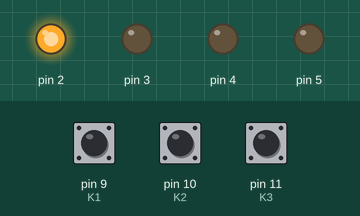
Simulated run of this sketch. Board: Arduino Uno, built with avr-gcc and run on an emulated ATmega328P. Shown: output pins drawn as LEDs (lit = HIGH). Dashed ring = blinking. Inputs (shaded band) come from the test bench; at power-on: pin 9 (K1) HIGH, pin 11 (K3) HIGH, pin 10 (K2) HIGH.

Above: at 1.2 s.
1.3 s: pin 9 (K1) pulled LOW for 1 s
At 3.4 s:
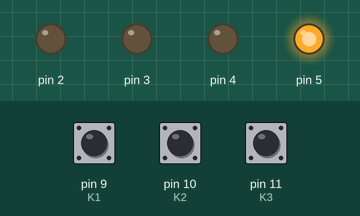
3.8 s: pin 11 (K3) pulled LOW for 3.2 s
At 4.1 s:
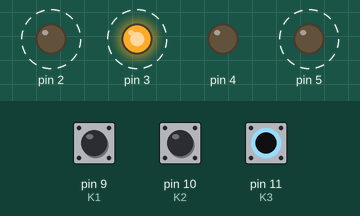
8.5 s: pin 11 (K3) pulled LOW for 0.25 s
At 9.6 s:
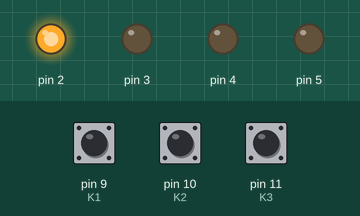
10.2 s: pin 11 (K3) pulled LOW for 1 s
At 11.4 s:
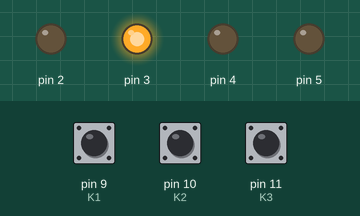
Timing chart, 0 to 13.2 s (numbered marks = the images above; inputs shaded):
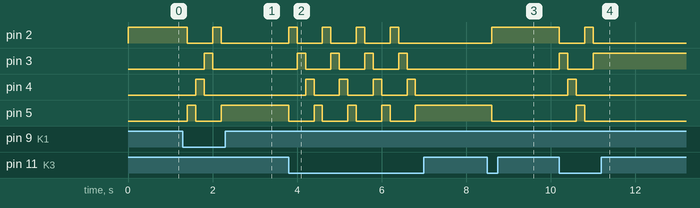

The sketch:

Oef1.ino
```cpp
const byte ledArray [] = {2 , 3, 4, 5 } ;
int x = 2 ;
#define K1 9
#define K2 10
#define K3 11


void setup() {
  // put your setup code here, to run once:
  for ( int x = 2; x <= 5; x ++) {
    pinMode (x , OUTPUT ) ;
  }
  digitalWrite (x , HIGH ) ;
  pinMode (K1 ,  INPUT_PULLUP ) ;
  pinMode (K2 , INPUT_PULLUP ) ;
  pinMode (K3 ,  INPUT_PULLUP ) ;
}

void loop() {
  // put your main code here, to run repeatedly:
  if (digitalRead(K1) == LOW) {
    digitalWrite(x , LOW ) ;
    if ( x == 2 ) {
      x = 5 ;
    }
    else {
      x--;
    }
  }

  if (digitalRead(K3) == LOW) {
    digitalWrite(x , LOW ) ;
    if ( x == 5 ) {
      x = 2 ;
    }
    else {
      x++;
    }
  }
  if (digitalRead(K2) == LOW) {
    digitalWrite(x , LOW ) ;
    x = 2 ;
  }

  digitalWrite(x, HIGH ) ;
  delay(200);
}
```

Measured:
- after the input at 1.3 s, pin 2: HIGH → LOW after 0.10 s, → HIGH 0.60 s later, → LOW 0.20 s later; pin 3: LOW → HIGH after 0.50 s, → LOW 0.20 s later; pin 4: LOW → HIGH after 0.30 s, → LOW 0.20 s later; pin 5: LOW → HIGH after 0.10 s, → LOW 0.20 s later, → HIGH 0.60 s later
- after the input at 3.8 s, pin 2: alternates HIGH for 0.20 s and LOW for 0.60 s, 8 changes in all, then stays LOW, starting at once; pin 3: alternates HIGH for 0.20 s and LOW for 0.60 s, 8 changes in all, then stays LOW, starting after 0.20 s
- after the input at 8.5 s, pin 2: LOW → HIGH after 0.10 s; pin 5: HIGH → LOW after 0.10 s
- after the input at 10.2 s, pin 2: HIGH → LOW at once, → HIGH 0.60 s later, → LOW 0.20 s later; pin 3: LOW → HIGH at once, → LOW 0.20 s later, → HIGH 0.60 s later; pin 4: LOW → HIGH after 0.20 s, → LOW 0.20 s later; pin 5: LOW → HIGH after 0.40 s, → LOW 0.20 s later
